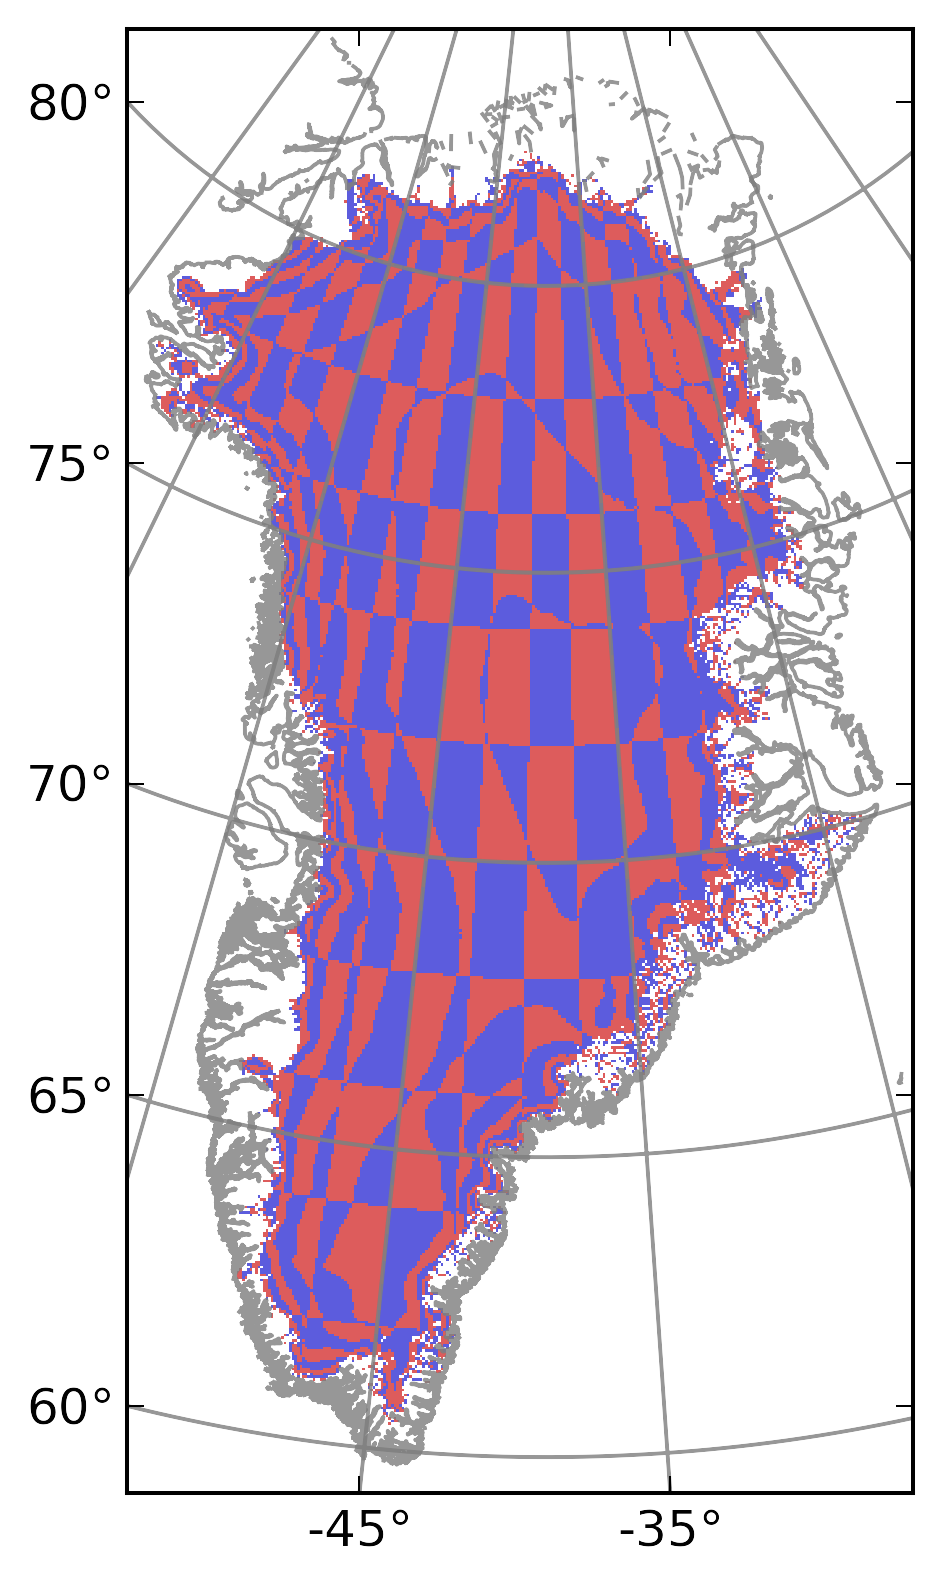

Here is the Python script that generated this plot:
# Set up a sample function on the ice grid, upgrids to the GCM grid,
# and then plot it (rasterized) on the GCM grid

import matplotlib
import matplotlib.pyplot as plt
import numpy as np
import snowdrift
import netCDF4
import sys
import pyproj
import time
import os
import giss.io.noaa
import giss.maputil
import giss.plotutil
import figure

matplotlib.use('Agg')

# ------------------------------------------------------------------
# See: http://stackoverflow.com/questions/2216273/irregular-matplotlib-date-x-axis-labels

# Image plot
#Acceptable values are None, 'none', 'nearest', 'bilinear', 'bicubic', 'spline16', 'spline36', 'hanning', 'hamming', 'hermite', 'kaiser', 'quadric', 'catrom', 'gaussian', 'bessel', 'mitchell', 'sinc', 'lanczos'
def plot_image(ax, Z, extent) :
	Zt = Z.transpose()
	Zmasked = np.ma.array(Zt, mask=np.isnan(Zt))

	ret = ax.imshow(Zmasked, origin='lower',
		interpolation='nearest',
		extent=np.array([x0,x1,y0,y1]),
		cmap='bwr', alpha=.8)

# Contour plot
#	ret = ax.contour(Z.transpose(), interpolation='nearest', origin='lower')
	return ret

# ------------------------------------------------------------------

#overlap_fname = sys.argv[1]
overlap_fname = 'searise_ll_overlap-5.nc'


fig = plt.figure(figsize=(figure.X, figure.Y))	# Size of figure (inches)

figure.init_figure(overlap_fname)
from figure import *		# Bring in our global variables

lonb = np.array(overlap_nc.variables['grid1.lon_boundaries'])
latb = np.array(overlap_nc.variables['grid1.lat_boundaries'])
#lon0 = lonb[0]
#lon1 = lonb[-1]
#lat0 = latb[0]
#lat1 = latb[-1]
nlon = len(lonb)-1
nlat = len(latb)-1

print 'nlon=',nlon

raster_x = ice_nx
raster_y = ice_ny

# Open our searise data
searise_nc = netCDF4.Dataset(os.path.join(sys.path[0], 'data/searise/Greenland_5km_v1.1.nc'))

# ========= Get a simple low-res field (checkerboard)
tops = np.array([200,400,700,1000,1300,1600,2000,2500,3000,10000], dtype='d')
num_hclass = tops.shape[0]
height_max1 = np.tile(tops, (n1,1))		# Produces an n1xnum_hclass array

nheight=10
ZG = np.zeros((n1, num_hclass))
ZG[:] = np.nan
val = -1.0
for heighti in range(0,num_hclass) :
	for lat in range(0,nlat) :
		for lon in range(0,nlon,2) :
			ZG[lat*nlon + lon, heighti] = val
			ZG[lat*nlon + lon + 1, heighti] = -val
		val = -val
	val = -val

# ========= Get the land mask
mask2 = get_landmask(searise_nc)

# ---- Make a simple field based on it
#ZH = np.ones(n2)
#ZH[mask2==0] = np.nan

# ======== Get orography (elevation)
topg = np.array(searise_nc.variables['topg'], dtype='d').flatten('C')
thk = np.array(searise_nc.variables['thk'], dtype='d').flatten('C')
elevation2 = topg + thk

# ============= Rasterize and Plot original field

ZG_r = np.zeros((raster_x, raster_y))
grid1 = snowdrift.Grid(overlap_fname, 'grid1')
rast1 = snowdrift.Rasterizer(grid1, x0,x1,raster_x, y0,y1,raster_y);
grid2 = snowdrift.Grid(overlap_fname, 'grid2')
rast2 = snowdrift.Rasterizer(grid2, x0,x1,raster_x, y0,y1,raster_y);
#snowdrift.rasterize(rast1, ZG, ZG_r)
snowdrift.rasterize_hc(rast1, rast2, ZG, elevation2, mask2, height_max1, ZG_r)

ax = fig.add_subplot(1,1,curplot)
curplot += 1
init_plot(ax, '', x0,x1,y0,y1)

cax2 = plot_image(ax, ZG_r, np.array([x0,x1,y0,y1]))
#fig.colorbar(cax2)
ax.plot(greenland_xy[0], greenland_xy[1], 'grey', alpha=.9)

basename = os.path.splitext(sys.argv[0])[0]
fig.savefig(basename + '.png', format='png', transparent=True, dpi=figure.DPI, bbox_inches='tight')


#plt.show()
